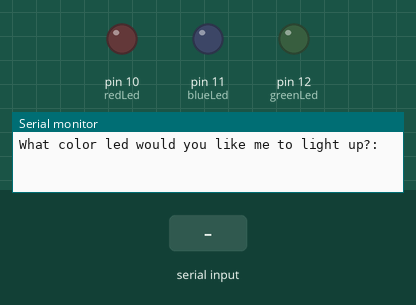
Recording of a sketch running on a simulated Arduino Uno, built with avr-gcc and run on an emulated ATmega328P. On the bench: output pins drawn as LEDs (lit = HIGH), the last lines printed to the serial monitor. The test bench sets the inputs (shaded band).

Above: at 1.2 s.
1.3 s: "red" received over Serial
At 2.9 s:
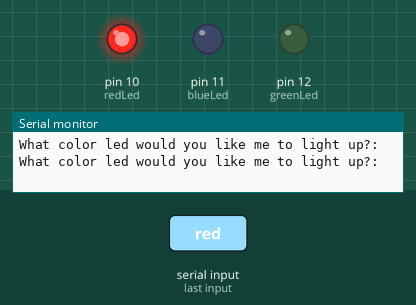
3.8 s: "green" received over Serial
At 6.0 s:
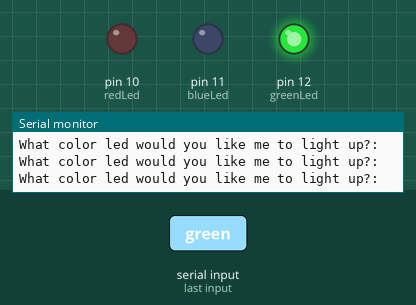
6.3 s: "blue" received over Serial
At 7.9 s:
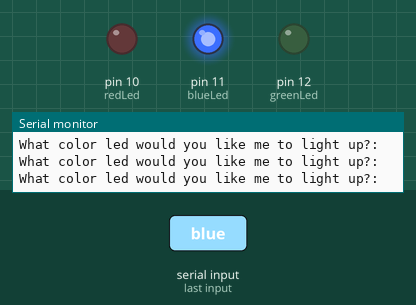
Timing chart, 0 to 9.4 s (numbered marks = the images above; inputs shaded):
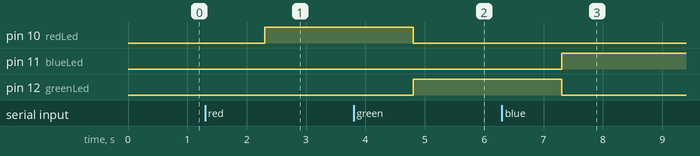

Measured:
- after the input at 1.3 s, pin 10 (redLed): LOW → HIGH after 1.0 s
- after the input at 3.8 s, pin 10 (redLed): HIGH → LOW after 1.0 s; pin 12 (greenLed): LOW → HIGH after 1.0 s
- after the input at 6.3 s, pin 11 (blueLed): LOW → HIGH after 1.0 s; pin 12 (greenLed): HIGH → LOW after 1.0 s

The sketch:

19-reading_string_from_serial_monitor_challenge.ino
```cpp
int redLed = 10, blueLed = 11, greenLed = 12;
String ledColor;
int ledPinNumber;
String message = "What color led would you like me to light up?: ";
String errorMessage = "Please choose between red, green and blue";

void setup() {
  // put your setup code here, to run once:
  pinMode(redLed, OUTPUT);
  pinMode(blueLed, OUTPUT);
  pinMode(greenLed, OUTPUT);
  Serial.begin(9600);
}

void loop() {
  // put your main code here, to run repeatedly:
  Serial.println(message);
  while(Serial.available() == 0) { }

  ledColor = Serial.readString();

  if (ledPinNumber != 0) {
    digitalWrite(ledPinNumber, LOW);
  }

  if (ledColor == "red") {
    ledPinNumber = redLed;
  }
  else if (ledColor == "green") {
    ledPinNumber = greenLed;
  }
  else if (ledColor ==  "blue") {
    ledPinNumber = blueLed;
  }
  else {
    Serial.println(errorMessage);
  }

  digitalWrite(ledPinNumber, HIGH);
}
```
